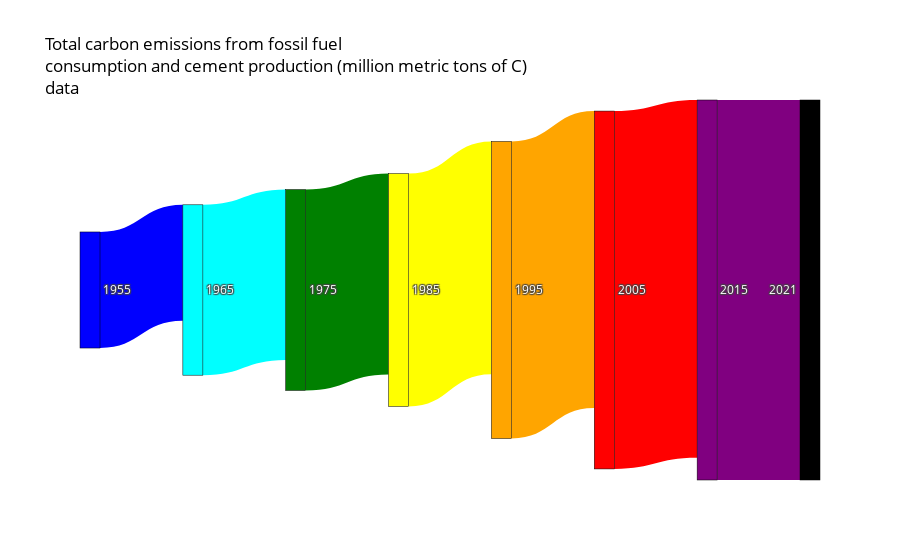
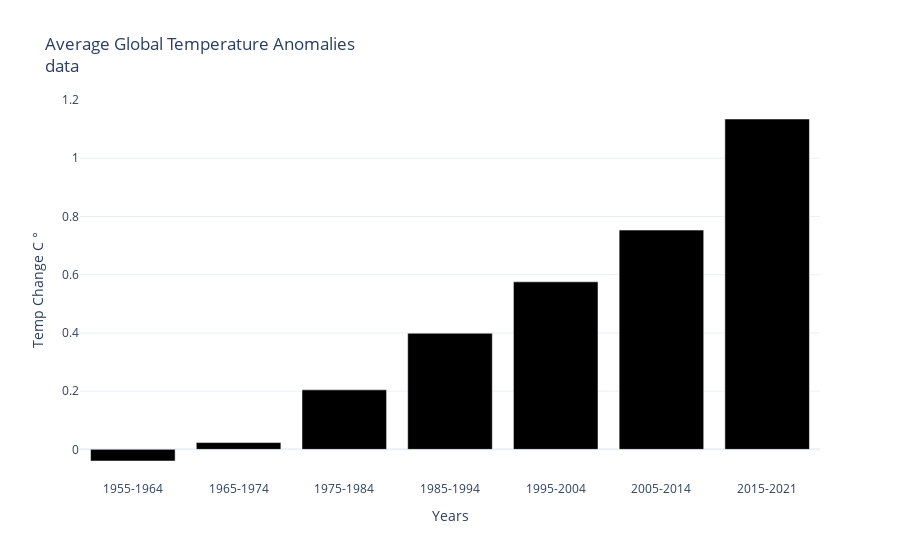
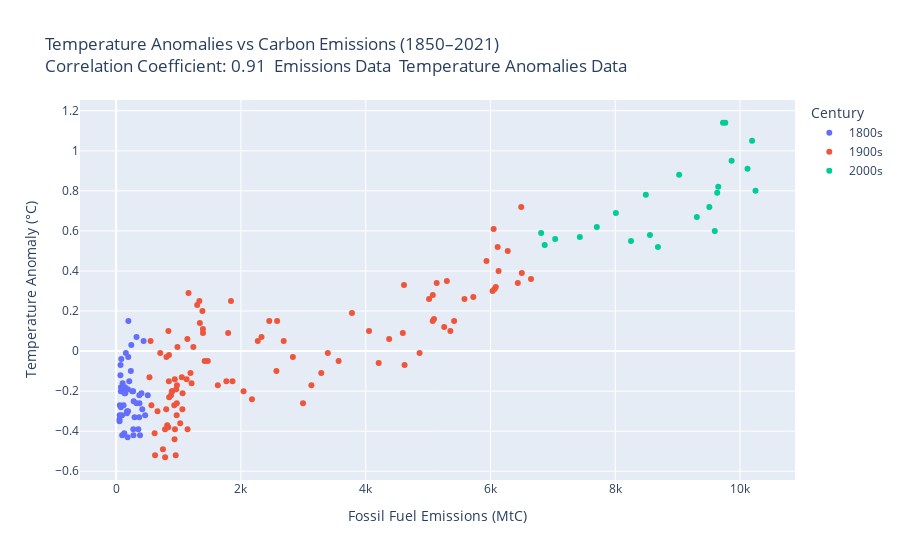

The cell these charts' notebook holds for them, in order:
### Markdown cell above
## Show All Three Graphs: Sankey, Bar, Scatterplot

### Code cell
sankey_fig.show()

bar_fig.show()

scatterplot_fig.show()

### Figure 1 — Plotly figure (JSON) as saved in the notebook; plotly's stock layout.template omitted (floating-point values rounded to 4 significant figures)
{"data": [{"arrangement": "snap", "link": {"color": ["blue", "aqua", "green", "yellow", "orange", "red", "purple"], "source": [0, 1, 2, 3, 4, 5, 6], "target": [1, 2, 3, 4, 5, 6, 7], "value": [3130, 4595, 5417, 6277, 8010, 9651, 10248]}, "node": {"color": ["blue", "aqua", "green", "yellow", "orange", "red", "purple"], "label": ["1955", "1965", "1975", "1985", "1995", "2005", "2015", "2021"], "line": {"color": "black", "width": 0.5}, "pad": 15, "thickness": 20}, "type": "sankey"}], "layout": {"font": {"color": "white"}, "hoverlabel": {"bgcolor": "black", "font": {"color": "white", "family": "Rockwell", "size": 16}}, "title": {"font": {"color": "black"}, "text": "Total carbon emissions from fossil fuel<br>consumption and cement production (million metric tons of C)<br><a href='https://raw.githubusercontent.com/plotly/Figure-Friday/refs/heads/main/2025/week-21/global.1751_2021.csv' target='_blank'>data</a>"}}}

### Figure 2 — Plotly figure (JSON) as saved in the notebook; plotly's stock layout.template omitted (floating-point values rounded to 4 significant figures)
{"data": [{"marker": {"color": "black"}, "type": "bar", "x": ["1955-1964", "1965-1974", "1975-1984", "1985-1994", "1995-2004", "2005-2014", "2015-2021"], "y": [-0.04, 0.02333, 0.2044, 0.3989, 0.5756, 0.7533, 1.135]}], "layout": {"title": {"text": "Average Global Temperature Anomalies<br><a href=\"https://raw.githubusercontent.com/rebeccapeltz/emissions/refs/heads/main/global-temp-anomaly-data.csv\" target=\"_blank\">data</a>"}, "xaxis": {"tickformat": "%Y", "tickvals": ["1955-1964", "1965-1974", "1975-1984", "1985-1994", "1995-2004", "2005-2014", "2015-2021"], "title": {"text": "Years"}}, "yaxis": {"title": {"text": "Temp Change C &#176;"}}}}

### Figure 3 — Plotly figure (JSON) as saved in the notebook; plotly's stock layout.template omitted (floating-point values rounded to 4 significant figures)
{"data": [{"hovertemplate": "Century=1800s<br>Fossil Fuel Emissions (MtC)=%{x}<br>Temperature Anomaly (°C)=%{y}<extra></extra>", "legendgroup": "1800s", "marker": {"color": "#636efa", "symbol": "circle"}, "mode": "markers", "name": "1800s", "orientation": "v", "showlegend": true, "type": "scatter", "x": [54, 54, 57, 59, 69, 71, 76, 77, 78, 83, 91, 95, 97, 104, 112, 119, 122, 130, 135, 142, 147, 156, 173, 184, 174, 188, 191, 194, 196, 210, 236, 243, 256, 272, 275, 277, 281, 295, 327, 327, 356, 372, 374, 370, 383, 406, 419, 440, 465, 507], "xaxis": "x", "y": [-0.35, -0.34, -0.32, -0.27, -0.12, -0.07, -0.2, -0.28, -0.18, -0.04, -0.2, -0.32, -0.42, -0.16, -0.2, -0.27, -0.19, -0.41, -0.21, -0.18, -0.21, -0.01, -0.31, -0.43, -0.3, -0.19, -0.3, -0.03, 0.15, -0.15, -0.1, 0.03, -0.2, -0.2, -0.39, -0.42, -0.25, -0.33, -0.26, 0.07, -0.39, -0.22, -0.26, -0.33, -0.42, -0.21, -0.29, 0.05, -0.32, -0.22], "yaxis": "y"}, {"hovertemplate": "Century=1900s<br>Fossil Fuel Emissions (MtC)=%{x}<br>Temperature Anomaly (°C)=%{y}<extra></extra>", "legendgroup": "1900s", "marker": {"color": "#EF553B", "symbol": "circle"}, "mode": "markers", "name": "1900s", "orientation": "v", "showlegend": true, "type": "scatter", "x": [534, 552, 566, 617, 624, 663, 707, 784, 750, 785, 819, 836, 879, 943, 850, 838, 901, 955, 936, 806, 932, 803, 845, 970, 963, 975, 983, 1062, 1065, 1145, 1053, 940, 847, 893, 973, 1027, 1130, 1209, 1142, 1192, 1299, 1334, 1342, 1391, 1383, 1160, 1238, 1392, 1469, 1419, 1630, 1767, 1795, 1841, 1865, 2043, 2177, 2270, 2330, 2454, 2569, 2580, 2686, 2833, 2995, 3130, 3288, 3393, 3566, 3780, 4053, 4208, 4376, 4614, 4623, 4595, 4864, 5016, 5074, 5357, 5301, 5138, 5095, 5076, 5258, 5417, 5583, 5725, 5936, 6066, 6051, 6115, 6034, 6085, 6130, 6277, 6438, 6502, 6493, 6650], "xaxis": "x", "y": [-0.13, 0.05, -0.27, -0.41, -0.52, -0.3, -0.01, -0.39, -0.49, -0.53, -0.37, -0.38, -0.22, -0.39, -0.23, 0.1, -0.2, -0.52, -0.44, -0.03, -0.27, -0.29, -0.15, -0.32, -0.19, -0.17, 0.02, -0.29, -0.21, -0.39, -0.13, -0.14, -0.02, -0.2, -0.26, -0.36, -0.14, -0.16, 0.06, -0.11, 0.23, 0.25, 0.14, 0.11, 0.2, 0.29, 0.02, 0.09, -0.05, -0.05, -0.17, -0.15, 0.09, 0.25, -0.15, -0.2, -0.24, 0.05, 0.07, 0.15, -0.1, 0.15, 0.05, -0.03, -0.26, -0.17, -0.11, -0.01, -0.05, 0.19, 0.1, -0.06, 0.06, 0.33, -0.07, 0.09, -0.01, 0.26, 0.15, 0.1, 0.35, 0.34, 0.16, 0.28, 0.12, 0.15, 0.26, 0.27, 0.45, 0.31, 0.61, 0.52, 0.3, 0.32, 0.4, 0.5, 0.34, 0.39, 0.72, 0.36], "yaxis": "y"}, {"hovertemplate": "Century=2000s<br>Fossil Fuel Emissions (MtC)=%{x}<br>Temperature Anomaly (°C)=%{y}<extra></extra>", "legendgroup": "2000s", "marker": {"color": "#00cc96", "symbol": "circle"}, "mode": "markers", "name": "2000s", "orientation": "v", "showlegend": true, "type": "scatter", "x": [6812, 6869, 7037, 7432, 7705, 8010, 8253, 8490, 8684, 8556, 9024, 9307, 9508, 9595, 9634, 9651, 9727, 9865, 10120, 10193, 9764, 10248], "xaxis": "x", "y": [0.59, 0.53, 0.56, 0.57, 0.62, 0.69, 0.55, 0.78, 0.52, 0.58, 0.88, 0.67, 0.72, 0.6, 0.79, 0.82, 1.14, 0.95, 0.91, 1.05, 1.14, 0.8], "yaxis": "y"}], "layout": {"legend": {"title": {"text": "Century"}, "tracegroupgap": 0}, "title": {"text": "Temperature Anomalies vs Carbon Emissions (1850–2021)<br>Correlation Coefficient: 0.91  <a href=\"https://raw.githubusercontent.com/plotly/Figure-Friday/refs/heads/main/2025/week-21/global.1751_2021.csv\" target=_blank>Emissions Data</a>  <a href=\"../data/global_temp_anomaly.csv\" target=_blank>Temperature Anomalies Data</a>"}, "xaxis": {"anchor": "y", "domain": [0, 1], "title": {"text": "Fossil Fuel Emissions (MtC)"}}, "yaxis": {"anchor": "x", "domain": [0, 1], "title": {"text": "Temperature Anomaly (°C)"}}}}
